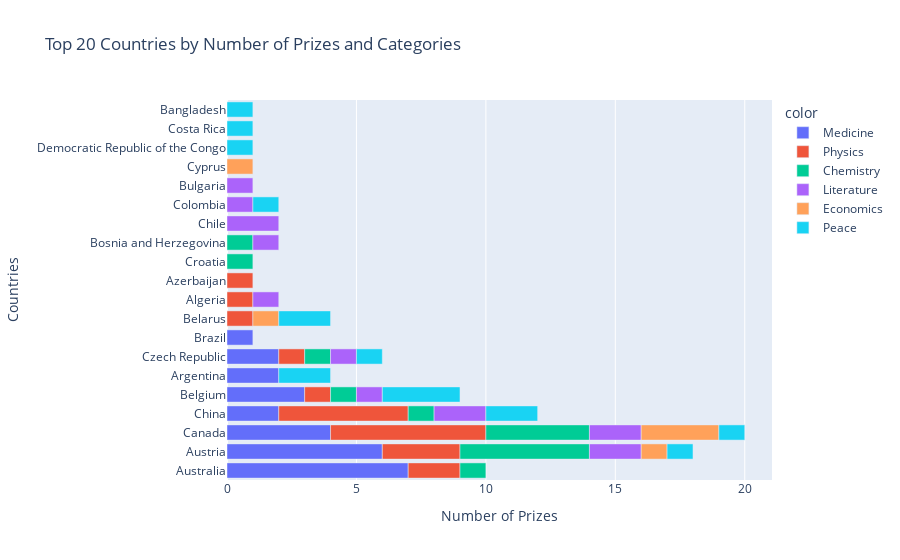

Notebook code for this chart:
### Code cell
cat_cnt_bar = px.bar(x=cat_prize_count['cat_prize'],
                     y=cat_prize_count['birth_country_current'],
                     color=cat_prize_count['category'],
                     orientation='h',
                     title='Top 20 Countries by Number of Prizes and Categories')
cat_cnt_bar.update_layout(xaxis_title="Number of Prizes",
                          yaxis_title="Countries")
cat_cnt_bar.show()

### Figure 1 — Plotly figure (JSON) as saved in the notebook; plotly's stock layout.template omitted (floating-point values rounded to 4 significant figures)
{"data": [{"alignmentgroup": "True", "hovertemplate": "color=Medicine<br>x=%{x}<br>y=%{y}<extra></extra>", "legendgroup": "Medicine", "marker": {"color": "#636efa", "pattern": {"shape": ""}}, "name": "Medicine", "offsetgroup": "Medicine", "orientation": "h", "showlegend": true, "textposition": "auto", "type": "bar", "x": [7, 6, 4, 2, 3, 2, 2, 1], "xaxis": "x", "y": ["Australia", "Austria", "Canada", "China", "Belgium", "Argentina", "Czech Republic", "Brazil"], "yaxis": "y"}, {"alignmentgroup": "True", "hovertemplate": "color=Physics<br>x=%{x}<br>y=%{y}<extra></extra>", "legendgroup": "Physics", "marker": {"color": "#EF553B", "pattern": {"shape": ""}}, "name": "Physics", "offsetgroup": "Physics", "orientation": "h", "showlegend": true, "textposition": "auto", "type": "bar", "x": [2, 3, 6, 5, 1, 1, 1, 1, 1], "xaxis": "x", "y": ["Australia", "Austria", "Canada", "China", "Belgium", "Belarus", "Czech Republic", "Algeria", "Azerbaijan"], "yaxis": "y"}, {"alignmentgroup": "True", "hovertemplate": "color=Chemistry<br>x=%{x}<br>y=%{y}<extra></extra>", "legendgroup": "Chemistry", "marker": {"color": "#00cc96", "pattern": {"shape": ""}}, "name": "Chemistry", "offsetgroup": "Chemistry", "orientation": "h", "showlegend": true, "textposition": "auto", "type": "bar", "x": [1, 5, 4, 1, 1, 1, 1, 1], "xaxis": "x", "y": ["Australia", "Austria", "Canada", "China", "Belgium", "Czech Republic", "Croatia", "Bosnia and Herzegovina"], "yaxis": "y"}, {"alignmentgroup": "True", "hovertemplate": "color=Literature<br>x=%{x}<br>y=%{y}<extra></extra>", "legendgroup": "Literature", "marker": {"color": "#ab63fa", "pattern": {"shape": ""}}, "name": "Literature", "offsetgroup": "Literature", "orientation": "h", "showlegend": true, "textposition": "auto", "type": "bar", "x": [2, 2, 2, 1, 2, 1, 1, 1, 1, 1], "xaxis": "x", "y": ["Austria", "Canada", "China", "Belgium", "Chile", "Czech Republic", "Algeria", "Colombia", "Bosnia and Herzegovina", "Bulgaria"], "yaxis": "y"}, {"alignmentgroup": "True", "hovertemplate": "color=Economics<br>x=%{x}<br>y=%{y}<extra></extra>", "legendgroup": "Economics", "marker": {"color": "#FFA15A", "pattern": {"shape": ""}}, "name": "Economics", "offsetgroup": "Economics", "orientation": "h", "showlegend": true, "textposition": "auto", "type": "bar", "x": [1, 3, 1, 1], "xaxis": "x", "y": ["Austria", "Canada", "Belarus", "Cyprus"], "yaxis": "y"}, {"alignmentgroup": "True", "hovertemplate": "color=Peace<br>x=%{x}<br>y=%{y}<extra></extra>", "legendgroup": "Peace", "marker": {"color": "#19d3f3", "pattern": {"shape": ""}}, "name": "Peace", "offsetgroup": "Peace", "orientation": "h", "showlegend": true, "textposition": "auto", "type": "bar", "x": [1, 1, 2, 3, 2, 2, 1, 1, 1, 1, 1], "xaxis": "x", "y": ["Austria", "Canada", "China", "Belgium", "Argentina", "Belarus", "Czech Republic", "Democratic Republic of the Congo", "Costa Rica", "Colombia", "Bangladesh"], "yaxis": "y"}], "layout": {"barmode": "relative", "legend": {"title": {"text": "color"}, "tracegroupgap": 0}, "title": {"text": "Top 20 Countries by Number of Prizes and Categories"}, "xaxis": {"anchor": "y", "domain": [0, 1], "title": {"text": "Number of Prizes"}}, "yaxis": {"anchor": "x", "domain": [0, 1], "title": {"text": "Countries"}}}}
